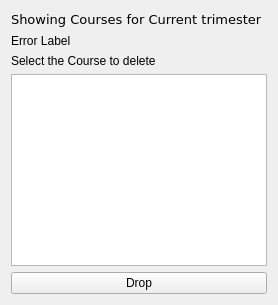
             <widget class="QWidget" name="dropCourse">
              <layout class="QVBoxLayout" name="verticalLayout_5">
               <item>
                <widget class="QLabel" name="dropCourseCurrentTrimesterLabel">
                 <property name="font">
                  <font>
                   <family>Verdana</family>
                   <pointsize>10</pointsize>
                  </font>
                 </property>
                 <property name="text">
                  <string>Showing Courses for Current trimester</string>
                 </property>
                </widget>
               </item>
               <item>
                <widget class="QLabel" name="dropCourseErrorLabel">
                 <property name="text">
                  <string>Error Label</string>
                 </property>
                </widget>
               </item>
               <item>
                <widget class="QLabel" name="dropCourseHeader">
                 <property name="sizePolicy">
                  <sizepolicy hsizetype="Preferred" vsizetype="Maximum">
                   <horstretch>0</horstretch>
                   <verstretch>0</verstretch>
                  </sizepolicy>
                 </property>
                 <property name="text">
                  <string>Select the Course to delete</string>
                 </property>
                </widget>
               </item>
               <item>
                <widget class="QTableView" name="dropCourseTableView"/>
               </item>
               <item>
                <widget class="QPushButton" name="dropCourseDelete">
                 <property name="text">
                  <string>Drop</string>
                 </property>
                </widget>
               </item>
              </layout>
             </widget>
